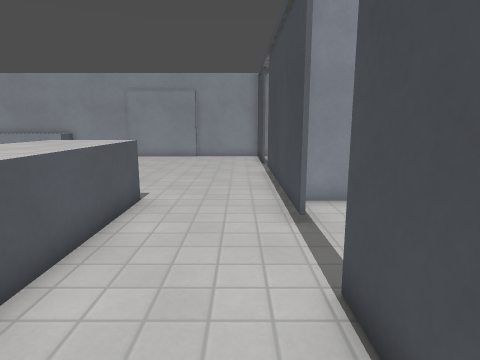
View 1 (above)

20 first-person views from a walk through a 3-D level made in the Godot game engine. The camera is 1.2 m above the floor, tilts 10° down and sees 75° across. The floor is counted in squares, 0.56 m on a side. Each view is taken from the middle of a square. On the plan, view 1 faces up. The plan holds only what a view shows up to about 18 squares ahead; the rest is blank. Surface patterns are stand-ins for the level's own textures.

View 2
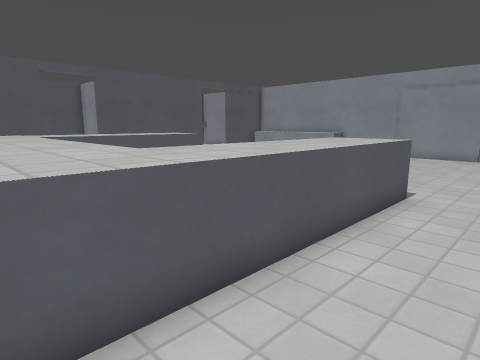

View 3
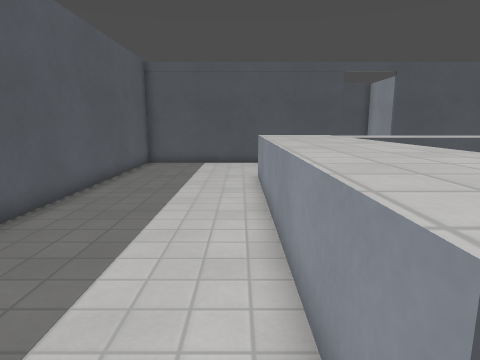

View 4
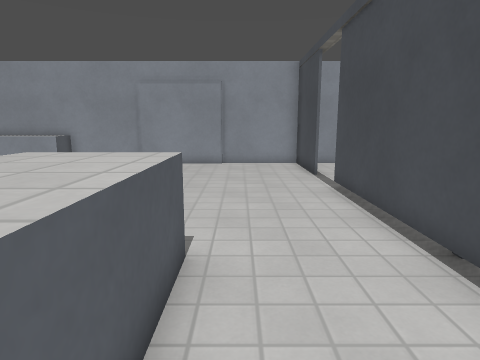

View 5
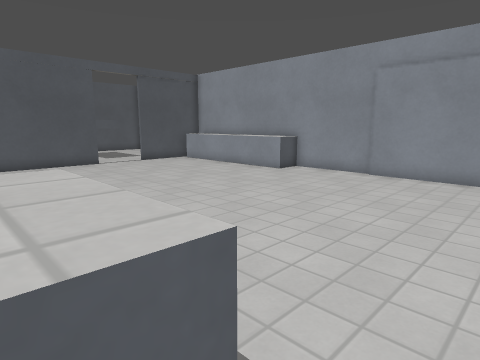

View 6
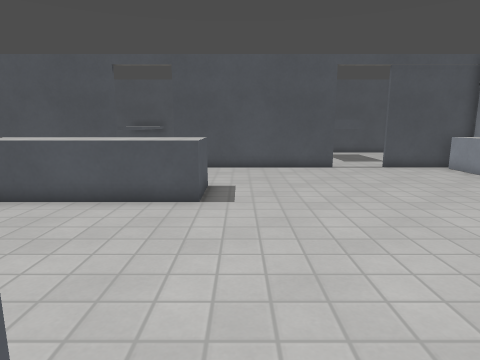

View 7
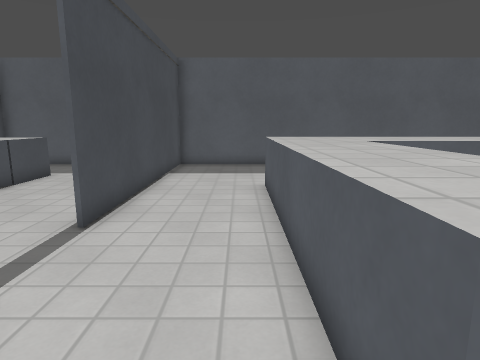

View 8
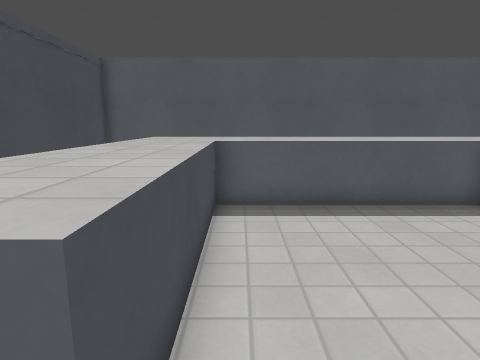

View 9
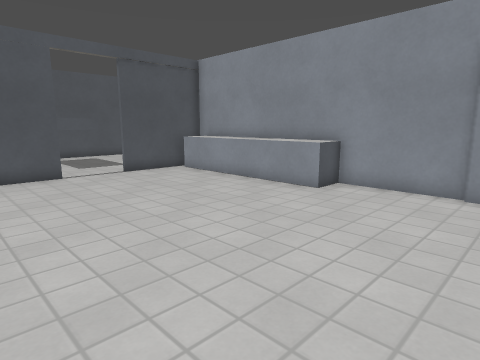

View 10
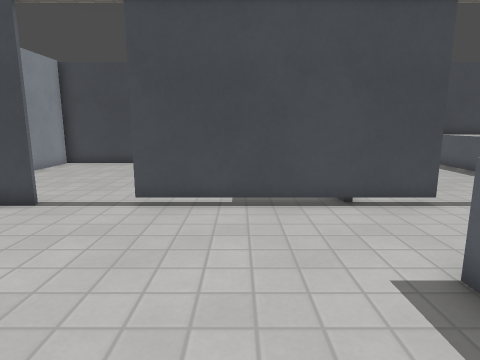

View 11
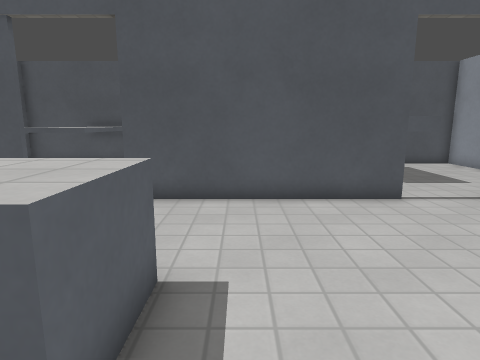

View 12
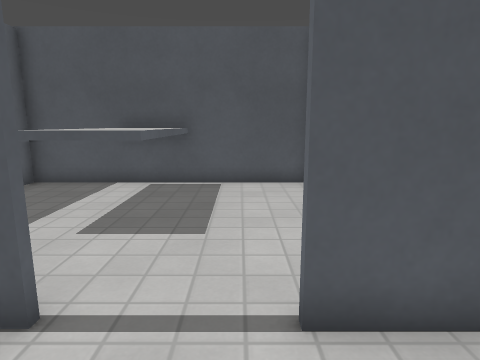

View 13
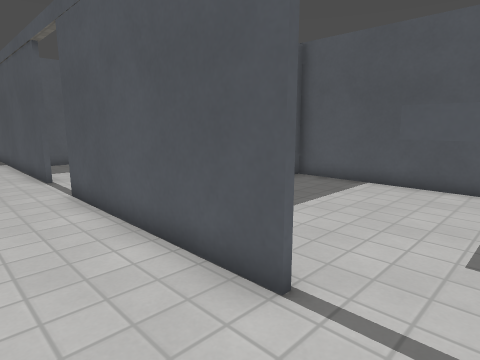

View 14
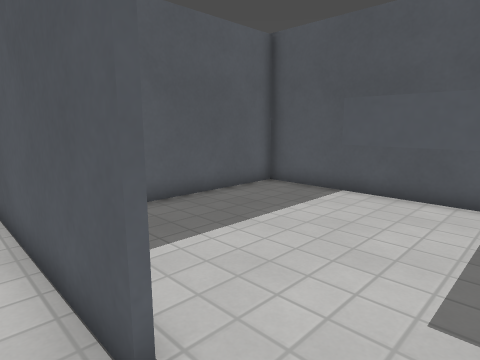

View 15
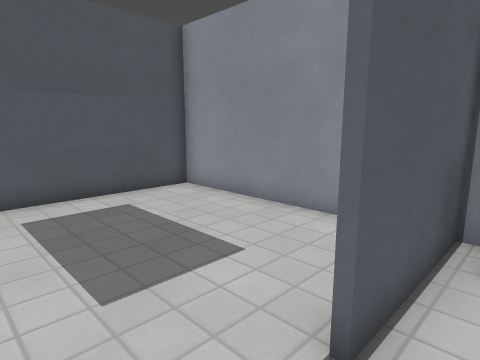

View 16
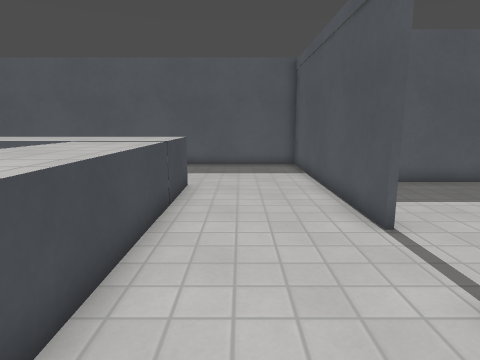

View 17
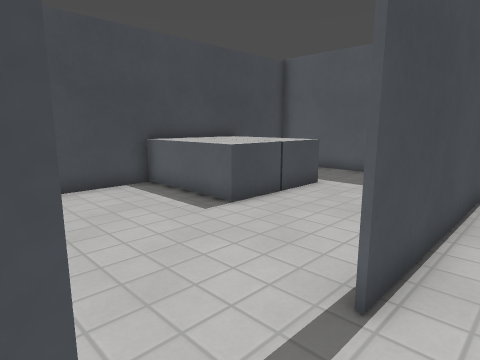

View 18
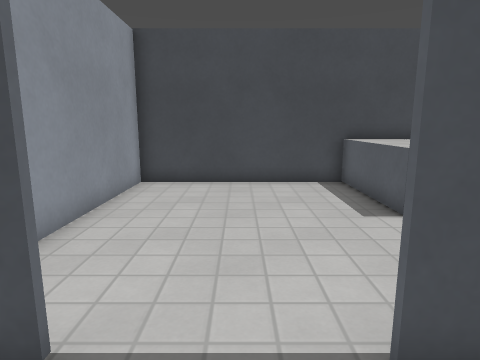

View 19
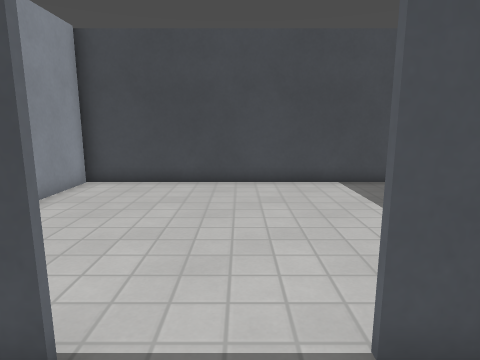

View 20
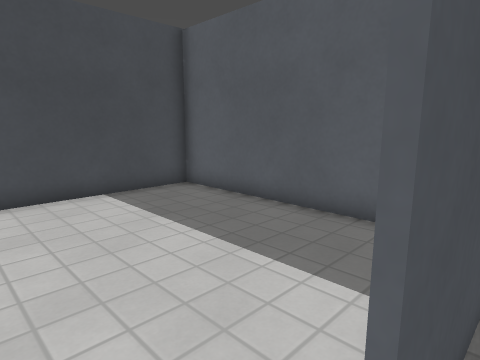

### Floor plan
Key: @ floor where view 1 was taken; # wall or solid block; . floor; ^ raised ledge; T thing the floor can be seen under or through.
Columns run from 29 left of view 1 to 11 right of it. Each row starts with its distance up from view 1.
 22 #######  ########################    ####
 21 #....... #^^^^^^^^............# .  .....#
 20 #........#....................#.........#
 19 #........#....................#.........#
 18 #........#....................#.........#
 17 #.^^^^^.................................#
 16 #.^   ^.................................#
 15 #.^^^^^.................................#
 14 #........#....................T.........#
 13 #........#....................T.........#
 12 #........#....................T.........#
 11 #....... #....................T.........#
 10 #......  #.............. .....T.........#
  9 #######  #....^^^...... ^^^...TT#########
  8 #....    #....^^^...... ^^^...T.........#
  7 #........#....^^^.......^^^...T.........#
  6 #.............^^^.......^^^.............#
  5 #.............^^^.......^^^.............#
  4 #^^^^^^.......^^^.......^^^.............#
  3 # ^ ^ ^..#....^^^.......^^^...#.........#
  2 #^^^^^^..#....^^^^^^^^^^^^^...#.........#
  1 #........#....^^^^^^^^^^^^^...#....^^^^^#
  0 #........#....^^^^^^^^^^^^^..@# ...^^^^^#
 -1 #....... #....^^^^^^^^^^^^^...# ...^^^^^#
 -2 ##########............... ....#  ..^^^^^#
 -3          #............... ....#  ..^^^^ #
 -4          #............... ....#   ..    #
 -5          #............... ....#   ...   #
 -6          #..............  ....#    ...  #
 -7          ######################    ######

Positions as (right, up) in squares from view 1, and headings:
1: (0, 0), facing up
2: (0, -1), facing up-left
3: (-2, -2), facing left
4: (-2, 4), facing up
5: (-2, 8), facing up-left
6: (-4, 10), facing left
7: (-2, 10), facing down
8: (-6, 10), facing down
9: (-6, 11), facing up-left
10: (-7, 12), facing right
11: (-11, 10), facing left
12: (-17, 6), facing left
13: (-17, 17), facing down-left
14: (-19, 17), facing down-left
15: (-19, 15), facing up-left
16: (-17, 10), facing down
17: (0, 7), facing down-right
18: (-1, 5), facing right
19: (-1, 16), facing right
20: (1, 16), facing down-right
